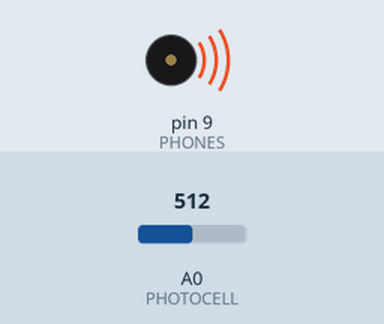
Recording of a sketch running on a simulated Arduino Uno, built with avr-gcc and run on an emulated ATmega328P. Parts: buzzer (waves = sounding). The inputs (shaded band) are chosen by the test bench; at power-on: A0 (PHOTOCELL) = 512.

Above: at 0.1 s.
Timing chart, 0 to 6.6 s (numbered marks = the images above):
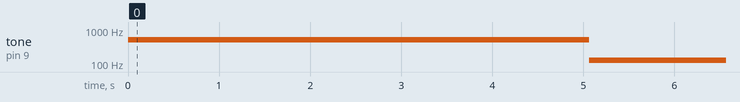

Measured:
- by itself, tone on pin 9 (PHONES): silent → 512 Hz at 0.00 s, → 131 Hz 5.1 s later

The sketch:

optical-thermin.ino
```cpp
// Optical Theramin

//pin definitions
#define PHONES 9   // headphones connected to digital pin 9
#define PHOTOCELL 0 //photocell analog in pin 0

//variable definitions
long val = 0;        //stores raw value from photocell
long maxread = 0;    //maximum value from calibration phase
long minread = 1000;  // minimum value from calibration phase
double f = 0;         // frequency of sound
double normf = 0;    // normalized frequency
double logf = 0;      // logarithm of normalized frequency
int ilogf = 0;        // rounded logarithm
int i = 0;            // loop dummy variable
double factor = 0;    // scaling factor for calibration
double shift = 0;     // shift for calibration
long maxfreq = 1048;  // maximum desired frequency after calibration
long minfreq = 131;   // minimum desired frequency after calibration


//magic numbers that make the intervals sound pleasing
double gap = 1.148698355;  //ratio of consecutive notes (pentatonic)
                             // it's the 5th root of 2
//double gap = 1.059463094;  //ratio of consecutive notes (chromatic)
                              // its the 12th root of 2


void setup()
{
  pinMode(PHONES, OUTPUT);    // sets the digital pin as output

// calibration loop to determine a rasonable range of light levels (minread to maxread)
// and map that to frequencies between minfreq and maxfreq
  for (i = 0; i< 500; i++) {  // calibration loop runs for 5 seconds
    val = analogRead(PHOTOCELL);   // read photocell
    tone(PHONES, val);          // play raw tone to guide calibration
    if (val > maxread) {        // as the values climb, store the largest
      maxread = val;
    }
    if (val < minread) {        // as the values drop, store the smallest
      minread = val;
    }
    delay(10);                  // reasonable delay
  }

  //Now we use the calibration to calculate scale and shift parameters
  factor = (double)(maxfreq - minfreq) / (double)(maxread - minread); // scale parameter
  //it's like a slope

  shift = factor * minread - minfreq;  //shift parameter: it's like an offset
}

void loop()
{
  val = analogRead(PHOTOCELL);   // read photocell
  f = factor * val - shift;     // this linearly maps the frequency to
                                // a value between minfreq and maxfreq
                                // according to the calibration result

  normf = f / (double) minfreq;  // Dividing an exponential function by the min value
  logf = log(normf) / log(gap); // allows us to take the log (base gap) and the result
  ilogf = round(logf);           // is the number of notes above the lowest, once we round it.
  f = minfreq * pow(gap,ilogf);  // we better "unlog" it.


  tone(PHONES, f);              // this produces the tone signal

}
```
